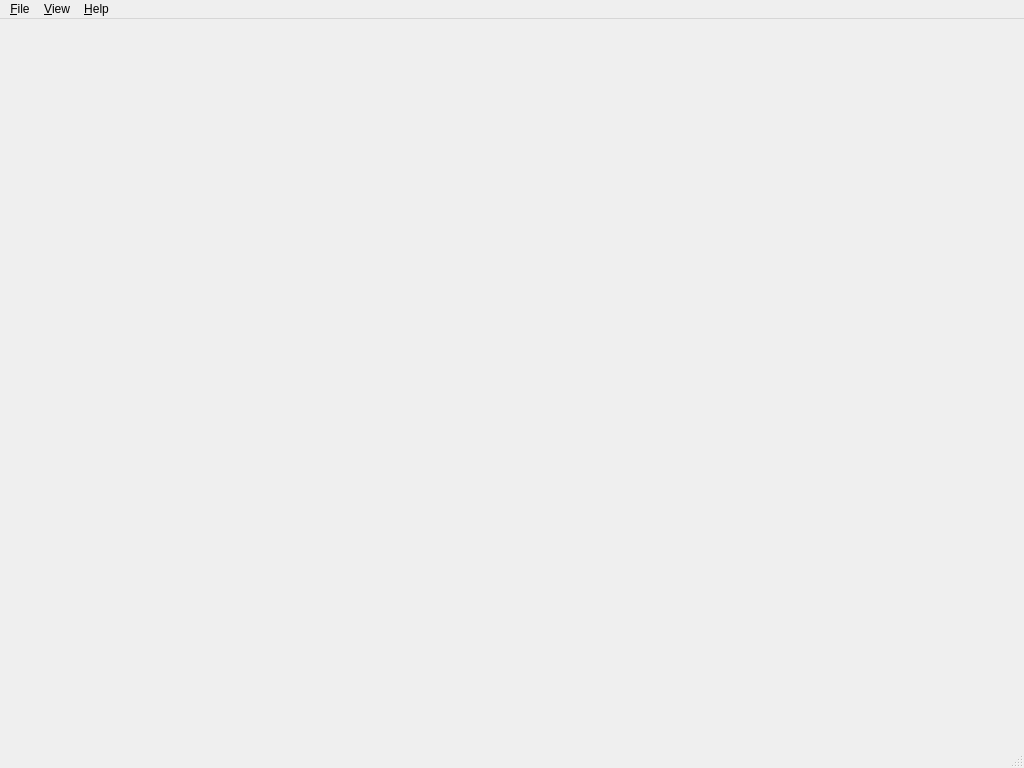
<?xml version="1.0" encoding="UTF-8"?>
<ui version="4.0">
 <class>MainWindow</class>
 <widget class="QMainWindow" name="MainWindow">
  <property name="geometry">
   <rect>
    <x>0</x>
    <y>0</y>
    <width>1024</width>
    <height>768</height>
   </rect>
  </property>
  <property name="windowTitle">
   <string>QtViewer</string>
  </property>
  <widget class="QWidget" name="central_widget">
   <property name="mouseTracking">
    <bool>true</bool>
   </property>
   <layout class="QHBoxLayout" name="horizontalLayout">
    <property name="spacing">
     <number>0</number>
    </property>
    <property name="margin">
     <number>0</number>
    </property>
    <item>
     <widget class="OpenGLWidget" name="opengl_widget" native="true"/>
    </item>
   </layout>
  </widget>
  <widget class="QMenuBar" name="menubar">
   <property name="geometry">
    <rect>
     <x>0</x>
     <y>0</y>
     <width>1024</width>
     <height>30</height>
    </rect>
   </property>
   <widget class="QMenu" name="menu_file">
    <property name="title">
     <string>&amp;File</string>
    </property>
    <addaction name="action_file_open"/>
    <addaction name="action_file_save"/>
    <addaction name="separator"/>
    <addaction name="action_file_check"/>
    <addaction name="separator"/>
    <addaction name="action_file_close"/>
    <addaction name="action_file_quit"/>
   </widget>
   <widget class="QMenu" name="menu_view">
    <property name="title">
     <string>&amp;View</string>
    </property>
    <addaction name="action_view_flat"/>
    <addaction name="action_view_smooth"/>
    <addaction name="separator"/>
    <addaction name="action_view_solid"/>
    <addaction name="action_view_wireframe"/>
    <addaction name="action_view_hiddenlines"/>
    <addaction name="separator"/>
    <addaction name="action_view_antialiasing"/>
    <addaction name="action_view_colorbar"/>
    <addaction name="separator"/>
    <addaction name="action_view_reset"/>
   </widget>
   <widget class="QMenu" name="menu_help">
    <property name="title">
     <string>&amp;Help</string>
    </property>
    <addaction name="action_help_about"/>
    <addaction name="action_help_qt"/>
    <addaction name="action_help_opengl"/>
   </widget>
   <addaction name="menu_file"/>
   <addaction name="menu_view"/>
   <addaction name="menu_help"/>
  </widget>
  <widget class="QStatusBar" name="statusbar"/>
  <action name="action_file_open">
   <property name="text">
    <string>&amp;Open...</string>
   </property>
   <property name="toolTip">
    <string>Open a VRML file ...</string>
   </property>
   <property name="shortcut">
    <string>O</string>
   </property>
  </action>
  <action name="action_file_save">
   <property name="text">
    <string>&amp;Save...</string>
   </property>
   <property name="toolTip">
    <string>Save to a VRML file ...</string>
   </property>
   <property name="shortcut">
    <string>S</string>
   </property>
  </action>
  <action name="action_file_check">
   <property name="text">
    <string>&amp;Check</string>
   </property>
   <property name="toolTip">
    <string>Check different parameters of the current mesh</string>
   </property>
   <property name="shortcut">
    <string>X</string>
   </property>
  </action>
  <action name="action_file_close">
   <property name="text">
    <string>C&amp;lose</string>
   </property>
   <property name="toolTip">
    <string>Close the current mesh</string>
   </property>
   <property name="shortcut">
    <string>W</string>
   </property>
  </action>
  <action name="action_file_quit">
   <property name="text">
    <string>&amp;Quit</string>
   </property>
   <property name="toolTip">
    <string>Quit the application</string>
   </property>
   <property name="shortcut">
    <string>Esc</string>
   </property>
  </action>
  <action name="action_view_flat">
   <property name="checkable">
    <bool>true</bool>
   </property>
   <property name="checked">
    <bool>false</bool>
   </property>
   <property name="text">
    <string>&amp;Flat Shading</string>
   </property>
   <property name="toolTip">
    <string>Enable flat shading</string>
   </property>
   <property name="shortcut">
    <string>F</string>
   </property>
  </action>
  <action name="action_view_smooth">
   <property name="checkable">
    <bool>true</bool>
   </property>
   <property name="checked">
    <bool>true</bool>
   </property>
   <property name="text">
    <string>&amp;Smooth shading</string>
   </property>
   <property name="toolTip">
    <string>Enable smooth shading</string>
   </property>
   <property name="shortcut">
    <string>G</string>
   </property>
  </action>
  <action name="action_view_wireframe">
   <property name="checkable">
    <bool>true</bool>
   </property>
   <property name="text">
    <string>&amp;Wireframe</string>
   </property>
   <property name="toolTip">
    <string>Enable wireframe rendering</string>
   </property>
   <property name="shortcut">
    <string>2</string>
   </property>
  </action>
  <action name="action_view_antialiasing">
   <property name="checkable">
    <bool>true</bool>
   </property>
   <property name="checked">
    <bool>true</bool>
   </property>
   <property name="text">
    <string>&amp;Antialiasing</string>
   </property>
   <property name="toolTip">
    <string>Enable antialiasing</string>
   </property>
   <property name="shortcut">
    <string>A</string>
   </property>
  </action>
  <action name="action_view_colorbar">
   <property name="checkable">
    <bool>true</bool>
   </property>
   <property name="text">
    <string>&amp;Color bar</string>
   </property>
   <property name="toolTip">
    <string>Display the color bar</string>
   </property>
   <property name="shortcut">
    <string>C</string>
   </property>
  </action>
  <action name="action_view_reset">
   <property name="text">
    <string>&amp;Reset</string>
   </property>
   <property name="toolTip">
    <string>Reset the current view</string>
   </property>
   <property name="shortcut">
    <string>R</string>
   </property>
  </action>
  <action name="action_help_about">
   <property name="text">
    <string>&amp;About QtViewer...</string>
   </property>
   <property name="toolTip">
    <string>About this application</string>
   </property>
   <property name="shortcut">
    <string>F1</string>
   </property>
  </action>
  <action name="action_help_opengl">
   <property name="text">
    <string>About &amp;OpenGL...</string>
   </property>
   <property name="toolTip">
    <string>OpenGL informations</string>
   </property>
   <property name="shortcut">
    <string>F3</string>
   </property>
  </action>
  <action name="action_help_qt">
   <property name="text">
    <string>About &amp;Qt...</string>
   </property>
   <property name="shortcut">
    <string>F2</string>
   </property>
  </action>
  <action name="action_view_hiddenlines">
   <property name="checkable">
    <bool>true</bool>
   </property>
   <property name="text">
    <string>&amp;Hidden lines</string>
   </property>
   <property name="toolTip">
    <string>Enable wireframe rendering with hidden lines removal</string>
   </property>
   <property name="shortcut">
    <string>3</string>
   </property>
  </action>
  <action name="action_view_solid">
   <property name="checkable">
    <bool>true</bool>
   </property>
   <property name="checked">
    <bool>true</bool>
   </property>
   <property name="text">
    <string>S&amp;olid</string>
   </property>
   <property name="toolTip">
    <string>Enable solid rendering</string>
   </property>
   <property name="shortcut">
    <string>1</string>
   </property>
  </action>
 </widget>
 <customwidgets>
  <customwidget>
   <class>OpenGLWidget</class>
   <extends>QWidget</extends>
   <header>OpenGLWidget</header>
   <container>1</container>
  </customwidget>
 </customwidgets>
 <resources/>
 <connections>
  <connection>
   <sender>action_file_open</sender>
   <signal>triggered()</signal>
   <receiver>MainWindow</receiver>
   <slot>FileOpen()</slot>
   <hints>
    <hint type="sourcelabel">
     <x>-1</x>
     <y>-1</y>
    </hint>
    <hint type="destinationlabel">
     <x>511</x>
     <y>383</y>
    </hint>
   </hints>
  </connection>
  <connection>
   <sender>action_file_save</sender>
   <signal>triggered()</signal>
   <receiver>MainWindow</receiver>
   <slot>FileSave()</slot>
   <hints>
    <hint type="sourcelabel">
     <x>-1</x>
     <y>-1</y>
    </hint>
    <hint type="destinationlabel">
     <x>511</x>
     <y>383</y>
    </hint>
   </hints>
  </connection>
  <connection>
   <sender>action_file_quit</sender>
   <signal>triggered()</signal>
   <receiver>MainWindow</receiver>
   <slot>close()</slot>
   <hints>
    <hint type="sourcelabel">
     <x>-1</x>
     <y>-1</y>
    </hint>
    <hint type="destinationlabel">
     <x>511</x>
     <y>383</y>
    </hint>
   </hints>
  </connection>
  <connection>
   <sender>action_file_check</sender>
   <signal>triggered()</signal>
   <receiver>MainWindow</receiver>
   <slot>FileCheck()</slot>
   <hints>
    <hint type="sourcelabel">
     <x>-1</x>
     <y>-1</y>
    </hint>
    <hint type="destinationlabel">
     <x>511</x>
     <y>383</y>
    </hint>
   </hints>
  </connection>
  <connection>
   <sender>action_file_close</sender>
   <signal>triggered()</signal>
   <receiver>MainWindow</receiver>
   <slot>FileClose()</slot>
   <hints>
    <hint type="sourcelabel">
     <x>-1</x>
     <y>-1</y>
    </hint>
    <hint type="destinationlabel">
     <x>511</x>
     <y>383</y>
    </hint>
   </hints>
  </connection>
  <connection>
   <sender>action_view_flat</sender>
   <signal>triggered()</signal>
   <receiver>MainWindow</receiver>
   <slot>ViewFlat()</slot>
   <hints>
    <hint type="sourcelabel">
     <x>-1</x>
     <y>-1</y>
    </hint>
    <hint type="destinationlabel">
     <x>511</x>
     <y>383</y>
    </hint>
   </hints>
  </connection>
  <connection>
   <sender>action_view_smooth</sender>
   <signal>triggered()</signal>
   <receiver>MainWindow</receiver>
   <slot>ViewSmooth()</slot>
   <hints>
    <hint type="sourcelabel">
     <x>-1</x>
     <y>-1</y>
    </hint>
    <hint type="destinationlabel">
     <x>511</x>
     <y>383</y>
    </hint>
   </hints>
  </connection>
  <connection>
   <sender>action_view_antialiasing</sender>
   <signal>triggered()</signal>
   <receiver>MainWindow</receiver>
   <slot>ViewAntialiasing()</slot>
   <hints>
    <hint type="sourcelabel">
     <x>-1</x>
     <y>-1</y>
    </hint>
    <hint type="destinationlabel">
     <x>511</x>
     <y>383</y>
    </hint>
   </hints>
  </connection>
  <connection>
   <sender>action_view_colorbar</sender>
   <signal>triggered()</signal>
   <receiver>MainWindow</receiver>
   <slot>ViewColorbar()</slot>
   <hints>
    <hint type="sourcelabel">
     <x>-1</x>
     <y>-1</y>
    </hint>
    <hint type="destinationlabel">
     <x>511</x>
     <y>383</y>
    </hint>
   </hints>
  </connection>
  <connection>
   <sender>action_view_wireframe</sender>
   <signal>triggered()</signal>
   <receiver>MainWindow</receiver>
   <slot>ViewWireframe()</slot>
   <hints>
    <hint type="sourcelabel">
     <x>-1</x>
     <y>-1</y>
    </hint>
    <hint type="destinationlabel">
     <x>511</x>
     <y>383</y>
    </hint>
   </hints>
  </connection>
  <connection>
   <sender>action_view_reset</sender>
   <signal>triggered()</signal>
   <receiver>MainWindow</receiver>
   <slot>ViewReset()</slot>
   <hints>
    <hint type="sourcelabel">
     <x>-1</x>
     <y>-1</y>
    </hint>
    <hint type="destinationlabel">
     <x>511</x>
     <y>383</y>
    </hint>
   </hints>
  </connection>
  <connection>
   <sender>action_help_about</sender>
   <signal>triggered()</signal>
   <receiver>MainWindow</receiver>
   <slot>HelpAbout()</slot>
   <hints>
    <hint type="sourcelabel">
     <x>-1</x>
     <y>-1</y>
    </hint>
    <hint type="destinationlabel">
     <x>511</x>
     <y>383</y>
    </hint>
   </hints>
  </connection>
  <connection>
   <sender>action_help_qt</sender>
   <signal>triggered()</signal>
   <receiver>MainWindow</receiver>
   <slot>HelpAboutQt()</slot>
   <hints>
    <hint type="sourcelabel">
     <x>-1</x>
     <y>-1</y>
    </hint>
    <hint type="destinationlabel">
     <x>511</x>
     <y>383</y>
    </hint>
   </hints>
  </connection>
  <connection>
   <sender>action_help_opengl</sender>
   <signal>triggered()</signal>
   <receiver>MainWindow</receiver>
   <slot>HelpAboutOpenGL()</slot>
   <hints>
    <hint type="sourcelabel">
     <x>-1</x>
     <y>-1</y>
    </hint>
    <hint type="destinationlabel">
     <x>511</x>
     <y>383</y>
    </hint>
   </hints>
  </connection>
  <connection>
   <sender>action_view_solid</sender>
   <signal>triggered()</signal>
   <receiver>MainWindow</receiver>
   <slot>ViewSolid()</slot>
   <hints>
    <hint type="sourcelabel">
     <x>-1</x>
     <y>-1</y>
    </hint>
    <hint type="destinationlabel">
     <x>511</x>
     <y>383</y>
    </hint>
   </hints>
  </connection>
  <connection>
   <sender>action_view_hiddenlines</sender>
   <signal>triggered()</signal>
   <receiver>MainWindow</receiver>
   <slot>ViewHiddenlines()</slot>
   <hints>
    <hint type="sourcelabel">
     <x>-1</x>
     <y>-1</y>
    </hint>
    <hint type="destinationlabel">
     <x>511</x>
     <y>383</y>
    </hint>
   </hints>
  </connection>
 </connections>
 <slots>
  <slot>FileOpen()</slot>
  <slot>FileSave()</slot>
  <slot>FileCheck()</slot>
  <slot>FileClose()</slot>
  <slot>ViewFlat()</slot>
  <slot>ViewSmooth()</slot>
  <slot>ViewAntialiasing()</slot>
  <slot>ViewColorbar()</slot>
  <slot>ViewWireframe()</slot>
  <slot>ViewReset()</slot>
  <slot>HelpAbout()</slot>
  <slot>HelpAboutQt()</slot>
  <slot>HelpAboutOpenGL()</slot>
  <slot>ViewSolid()</slot>
  <slot>ViewHiddenlines()</slot>
 </slots>
</ui>
